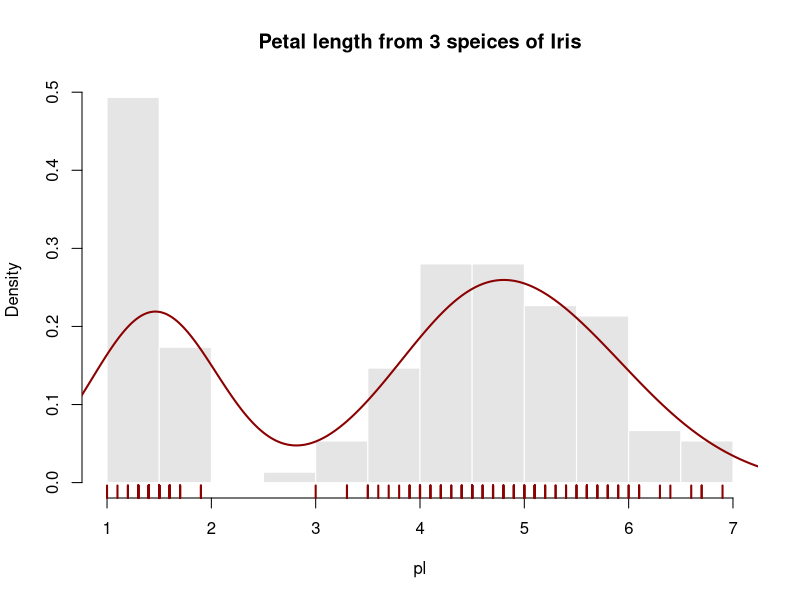

Here is the R script that generated this plot:
#Create a single chart showing Petal.length from the iris dataset as a #histogram, a kernel density line and a rug(line plot)
data(iris)
str(iris)
pl<-iris$Petal.Length
hist(pl,
     prob=TRUE,
     breaks=12,
     col="#E5E5E5",
     border=0,
     main="Petal length from 3 speices of Iris")

#Plot Kernel density
lines(density(pl),col="darkred",lwd=2)

#Plot rug
rug(pl,col="darkred",lwd=2)
